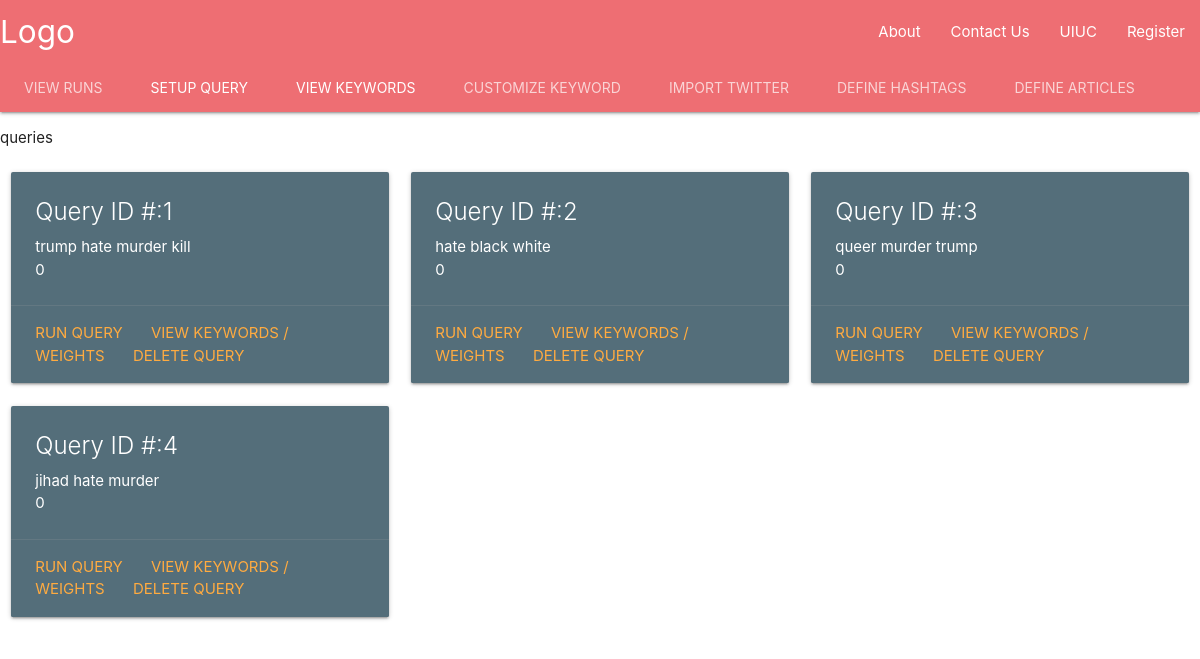
The app's page /q/ with its own data.
### main/models.py (models this page shows, shortened)
class Queries(models.Model):
	query_id = models.AutoField(primary_key=True, verbose_name="Query ID")
	query = models.TextField()
	override = models.IntegerField(default = 0)

### main/views.py (the view)
# urls.py: path("q/", views.queries, name="queries"),
def queries(request):
	return render(request=request, template_name ="main/queries.html", context={"queries": Queries.objects.all})

### main/templates/main/queries.html (shortened to what this page needs)
{% extends "main/header.html" %}
{% block content %}
  <p>queries</p>
   <div class="row">
      {% for query in queries%}
      <div class="col s12 m6 l4">
        <div class="card blue-grey darken-1">
          <div class="card-content white-text">
            <span class="card-title">Query ID #:{{query.query_id}}</span>
              <p>{{query.query}}</p>
              <p>{{query.override}}</p>
            </div>
          <div class="card-action">
            <a href="#">Run Query</a>
            <a href="#">View Keywords / Weights</a>
            <a href="#">Delete Query</a>
          </div>
        </div>
      </div>
      {% endfor %}
    </div>
{% endblock %}

### records on screen
Queries: query_id "1", query "trump hate murder kill", override "0"
Queries: query_id "2", query "hate black white", override "0"
Queries: query_id "3", query "queer murder trump", override "0"
Queries: query_id "4", query "jihad hate murder", override "0"
